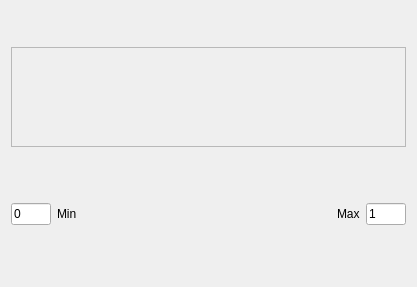
<?xml version="1.0" encoding="UTF-8"?>
<ui version="4.0">
 <class>ThresholdWidget</class>
 <widget class="QFrame" name="ThresholdWidget">
  <property name="geometry">
   <rect>
    <x>0</x>
    <y>0</y>
    <width>417</width>
    <height>287</height>
   </rect>
  </property>
  <property name="windowTitle">
   <string>Frame</string>
  </property>
  <layout class="QVBoxLayout" name="verticalLayout">
   <item>
    <widget class="QFrame" name="plot_frame">
     <property name="sizePolicy">
      <sizepolicy hsizetype="Minimum" vsizetype="Maximum">
       <horstretch>0</horstretch>
       <verstretch>0</verstretch>
      </sizepolicy>
     </property>
     <property name="minimumSize">
      <size>
       <width>100</width>
       <height>0</height>
      </size>
     </property>
     <property name="maximumSize">
      <size>
       <width>16777215</width>
       <height>100</height>
      </size>
     </property>
     <property name="frameShape">
      <enum>QFrame::StyledPanel</enum>
     </property>
     <property name="frameShadow">
      <enum>QFrame::Raised</enum>
     </property>
     <layout class="QHBoxLayout" name="horizontalLayout_3">
      <property name="leftMargin">
       <number>0</number>
      </property>
      <property name="topMargin">
       <number>0</number>
      </property>
      <property name="rightMargin">
       <number>0</number>
      </property>
      <property name="bottomMargin">
       <number>0</number>
      </property>
     </layout>
    </widget>
   </item>
   <item>
    <widget class="QFrame" name="edits_frame">
     <property name="sizePolicy">
      <sizepolicy hsizetype="Minimum" vsizetype="Fixed">
       <horstretch>0</horstretch>
       <verstretch>0</verstretch>
      </sizepolicy>
     </property>
     <property name="minimumSize">
      <size>
       <width>100</width>
       <height>50</height>
      </size>
     </property>
     <property name="maximumSize">
      <size>
       <width>1677215</width>
       <height>50</height>
      </size>
     </property>
     <layout class="QHBoxLayout" name="horizontalLayout_2">
      <property name="leftMargin">
       <number>0</number>
      </property>
      <property name="rightMargin">
       <number>0</number>
      </property>
      <item>
       <widget class="QLineEdit" name="min_display_edit">
        <property name="sizePolicy">
         <sizepolicy hsizetype="Maximum" vsizetype="Fixed">
          <horstretch>0</horstretch>
          <verstretch>0</verstretch>
         </sizepolicy>
        </property>
        <property name="maximumSize">
         <size>
          <width>40</width>
          <height>16777215</height>
         </size>
        </property>
        <property name="text">
         <string>0</string>
        </property>
       </widget>
      </item>
      <item>
       <widget class="QLabel" name="label">
        <property name="text">
         <string>Min</string>
        </property>
       </widget>
      </item>
      <item>
       <spacer name="horizontalSpacer">
        <property name="orientation">
         <enum>Qt::Horizontal</enum>
        </property>
        <property name="sizeHint" stdset="0">
         <size>
          <width>40</width>
          <height>20</height>
         </size>
        </property>
       </spacer>
      </item>
      <item>
       <widget class="QLabel" name="label_2">
        <property name="text">
         <string>Max</string>
        </property>
       </widget>
      </item>
      <item>
       <widget class="QLineEdit" name="max_display_edit">
        <property name="sizePolicy">
         <sizepolicy hsizetype="Maximum" vsizetype="Fixed">
          <horstretch>0</horstretch>
          <verstretch>0</verstretch>
         </sizepolicy>
        </property>
        <property name="maximumSize">
         <size>
          <width>40</width>
          <height>16777215</height>
         </size>
        </property>
        <property name="text">
         <string>1</string>
        </property>
       </widget>
      </item>
     </layout>
    </widget>
   </item>
  </layout>
 </widget>
 <resources/>
 <connections/>
</ui>
